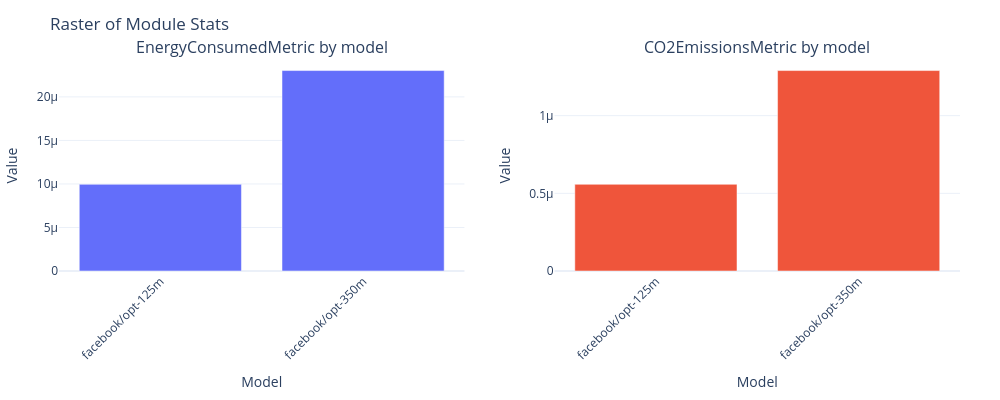

Write notebook code for a chart like this one.
### Markdown cell above
### 2.5 Evaluate LLM Energy Consumption

In this section, you’ll evaluate the energy efficiency of LLMs by benchmarking them with metrics that track both energy usage and CO₂ emissions.

**Why is this important?**
Training and running LLMs consume substantial amounts of energy, which translates into both financial cost and environmental impact. As sustainability becomes an increasingly important consideration in AI development, understanding the energy footprint of your models is critical for responsible deployment.

**Your tasks:**
- Evaluate the models to measure each model’s energy usage.
- Compare the results across models and metrics.

**Key questions to answer as you explore:**
- Which model type consumes the least energy?
- Which model size produces the lowest emissions?
- When is measuring energy and CO₂ particularly useful?
- What are the limitations of these metrics in representing overall efficiency?

### Code cell
### To Complete ###
metrics = [
    EnergyConsumedMetric(
        n_iterations=10,
        n_warmup_iterations=10,
        device="cuda",
    ),
    CO2EmissionsMetric(
        n_iterations=10,
        n_warmup_iterations=10,
        device="cuda",
    ),
]

energy_results = evaluate(models=MODEL_IDS[:2], metrics=metrics, dataset="WikiText")
data_dicts = [
    {
        model_name: energy_results[model_name][i].result
        for model_name in energy_results
    }
    for i, _ in enumerate(metrics)
]
titles = [f"{m.__class__.__name__} by model" for m in metrics]
create_multiple_plots(
    data_dicts=data_dicts,
    x_label="Model",
    y_label="Value",
    titles=titles,
    n_cols=2,
)
### End of To Complete ###

### Figure 1 — Plotly figure (JSON) as saved in the notebook; plotly's stock layout.template omitted (floating-point values rounded to 4 significant figures)
{"data": [{"showlegend": false, "type": "bar", "x": ["facebook/opt-125m", "facebook/opt-350m"], "xaxis": "x", "y": [9.959e-06, 2.303e-05], "yaxis": "y"}, {"showlegend": false, "type": "bar", "x": ["facebook/opt-125m", "facebook/opt-350m"], "xaxis": "x2", "y": [5.581e-07, 1.29e-06], "yaxis": "y2"}], "layout": {"annotations": [{"font": {"size": 16}, "showarrow": false, "text": "EnergyConsumedMetric by model", "x": 0.225, "xanchor": "center", "xref": "paper", "y": 1, "yanchor": "bottom", "yref": "paper"}, {"font": {"size": 16}, "showarrow": false, "text": "CO2EmissionsMetric by model", "x": 0.775, "xanchor": "center", "xref": "paper", "y": 1, "yanchor": "bottom", "yref": "paper"}], "height": 400, "margin": {"b": 80, "l": 40, "r": 40, "t": 60}, "title": {"text": "Raster of Module Stats"}, "width": 1000, "xaxis": {"anchor": "y", "domain": [0, 0.45], "tickangle": -45, "title": {"text": "Model"}}, "xaxis2": {"anchor": "y2", "domain": [0.55, 1], "tickangle": -45, "title": {"text": "Model"}}, "yaxis": {"anchor": "x", "domain": [0, 1], "title": {"text": "Value"}}, "yaxis2": {"anchor": "x2", "domain": [0, 1], "title": {"text": "Value"}}}}
